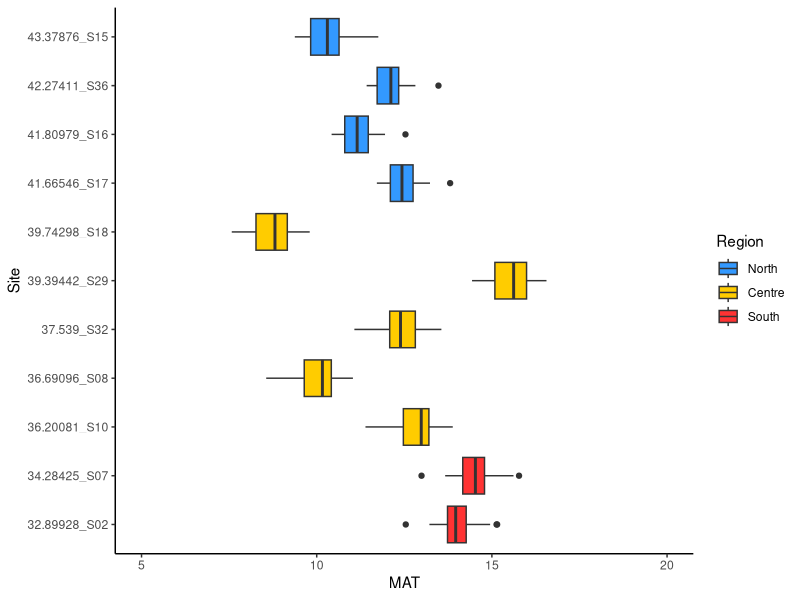
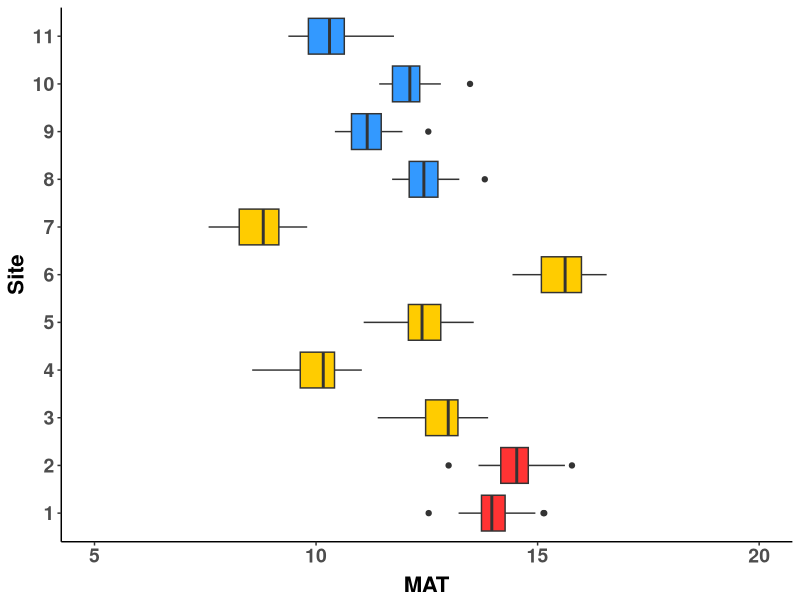
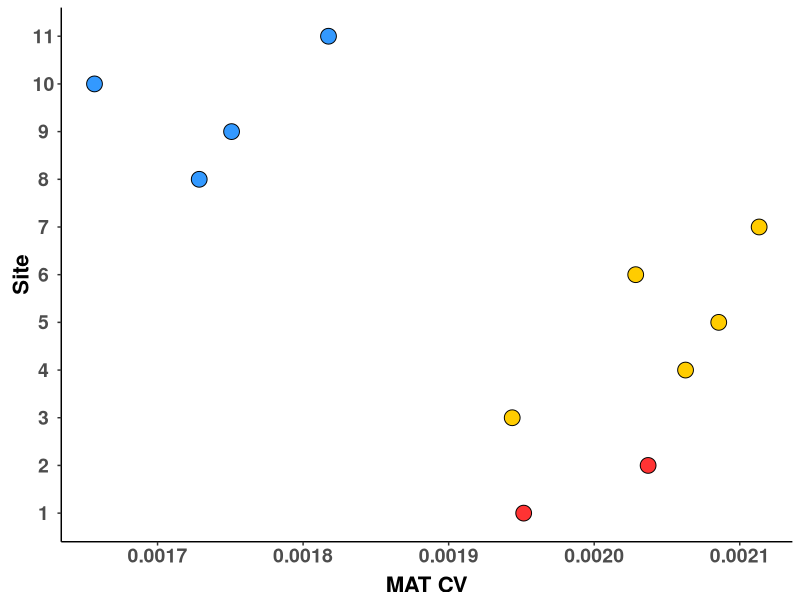
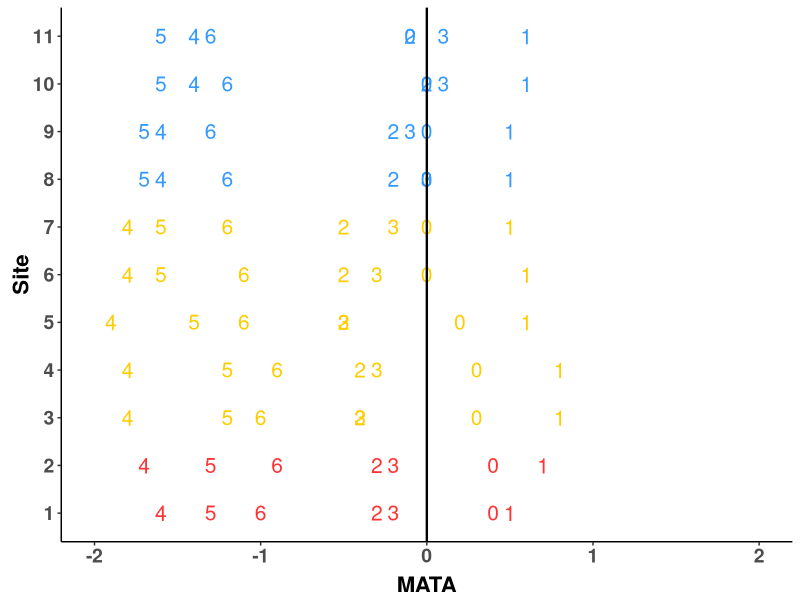
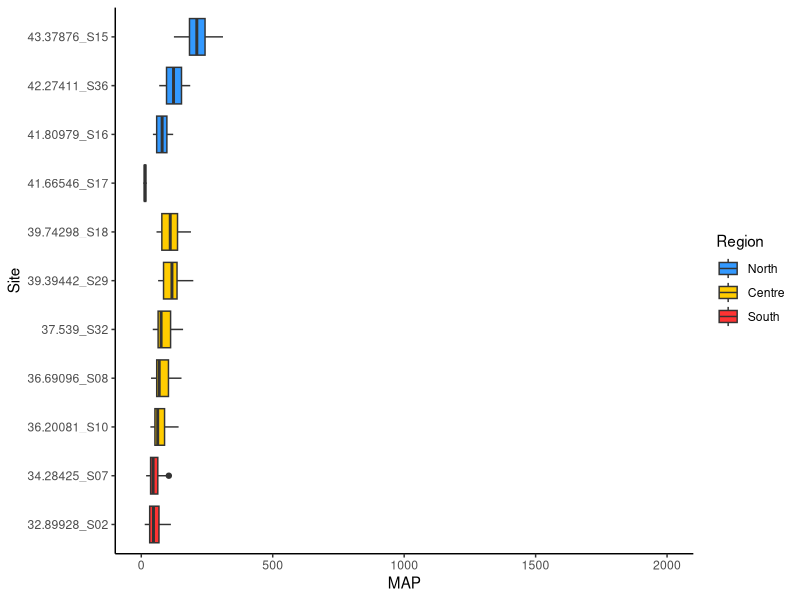
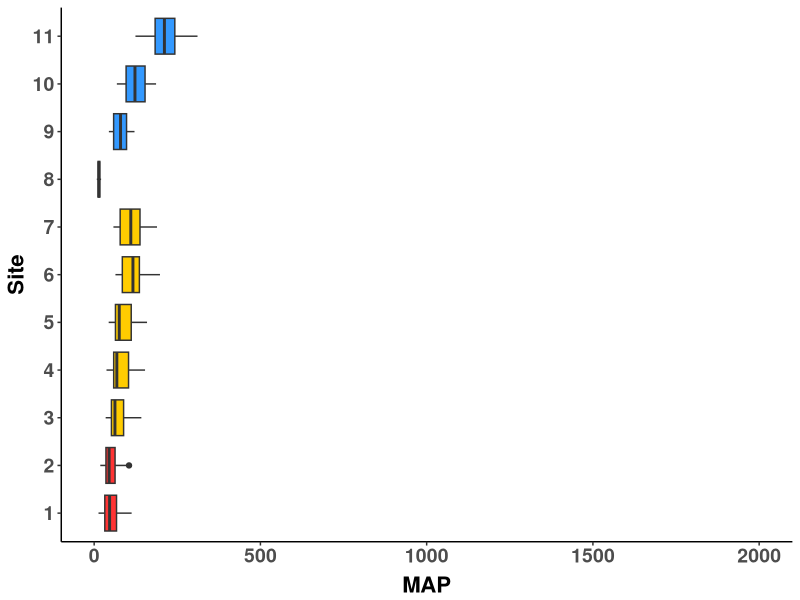
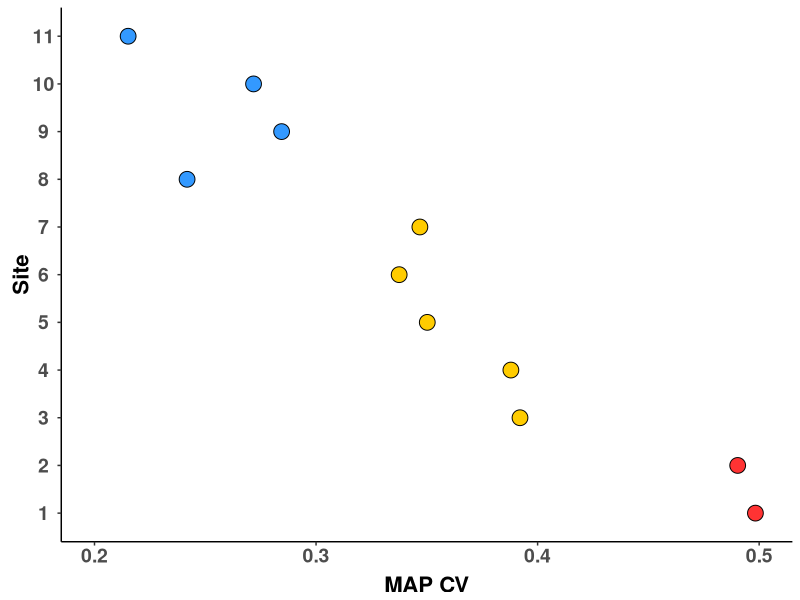
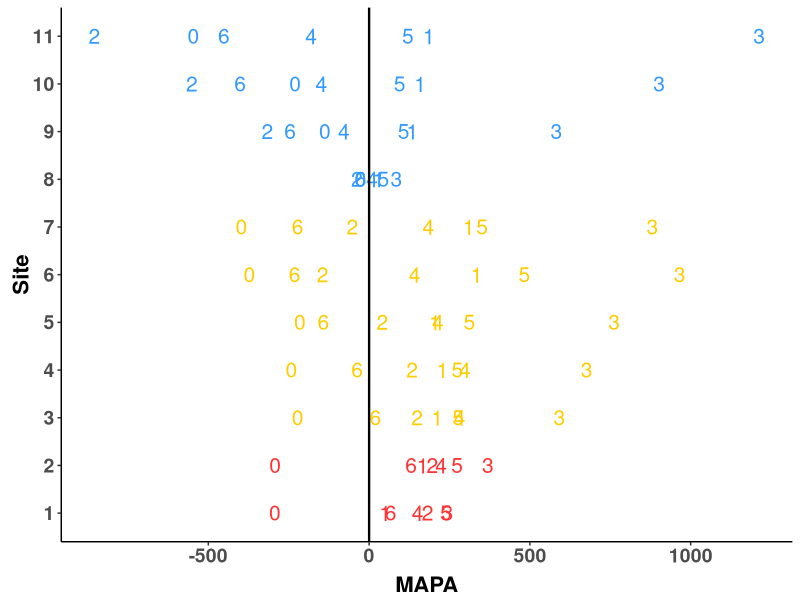

Write the R code that produced these figures, in order.
#################
# Generate MAT and MAP Fig S1, Paper 1
#################

library(tidyverse)
library(cowplot)


##### MAT ####


### Fig S1A, make MAT plot for 1979 to 2009 ###

m_year<-read.csv('Data/m_year.csv', header=T) #Imports 30 years of Mimulus climate data
colnames(m_year)[2]<-"Site"
m_year<-m_year %>% filter(Site!="S11")
m_year<-m_year %>% mutate(Region = ifelse(Latitude >= 40, "North", 
                                          ifelse((Latitude >35) & (Latitude <40), "Centre","South"))) %>%
  mutate(Site.Lat=paste(Latitude,Site,sep="_")) #Set up Site.Lat
m_year$Region<-as.factor(m_year$Region) #Make Region appear in logical order
m_year$Region<-factor(m_year$Region,levels=c("North","Centre","South"))
Site.lable<-c("32.89928_S02"="1","34.28425_S07"="2","36.20081_S10"="3","36.69096_S08"="4", 
              "37.539_S32"="5","39.39442_S29"="6","39.74298_S18"="7", "41.66546_S17"="8", 
              "41.80979_S16"="9","42.27411_S36"="10","43.37876_S15"="11")

#Make Graph
MAT_Lat<-ggplot(m_year, aes(x=Site.Lat, y=MAT,fill=Region))+ 
  geom_boxplot()+
  scale_y_continuous(name="MAT",limits=c(5,20))+
  xlab("Site")+
  coord_flip()+
  scale_fill_manual(values= c("North"="#3399FF", "Centre"="#FFCC00", "South"="#FF3333")) +
  theme_classic()
MAT_Lat
MAT_Lat<-MAT_Lat + theme(legend.position = "none",
                         axis.title.x=element_text(size=16,vjust = 0, face="bold",hjust=0.5),
                         #axis.ticks.x = element_blank(),
                         axis.text.x = element_text(size=14, face="bold", angle=0,hjust=0.5),
                         axis.text.y = element_text(size=14,face="bold"),
                         axis.title.y = element_text(size=16,vjust = 1, face="bold"))+
  scale_x_discrete(labels=Site.lable)
MAT_Lat
#ggsave("Fig S1A.pdf", width = 4, height = 7, units = "in")





### Fig S1B, make MAT CV plot for 1979 to 2009 ###

CV_climate<-read.csv('Data/climate.csv', header=T) #Imports 30 years of Mimulus climate data
colnames(CV_climate)[2]<-"Site" ; CV_climate<-CV_climate %>% filter(Site!="S11") #Clean up data set
CV_climate<-CV_climate %>% select(Site,ID2,Latitude,Longitude)
m_year<-m_year %>% mutate(MAT_K=MAT+273.15)
for (i in 1:11){ # calculate CV
  site.select<-m_year %>% filter(Site==CV_climate$Site[i])
  CV_climate[i,5]<-sd(site.select$MAT_K)/mean(site.select$MAT_K)
}
colnames(CV_climate)[5]<-"MAT.CV"
#Add in Region and Site.Lat
CV_climate<-CV_climate %>% mutate(Region = ifelse(Latitude >= 40, "North", 
                                                  ifelse((Latitude >35) & (Latitude <40), "Centre","South"))) %>%
  mutate(Site.Lat=paste(Latitude,Site,sep="_")) #Set up Site.Lat
CV_climate$Region<-as.factor(CV_climate$Region) #Make Region appear in logical order
CV_climate$Region<-factor(CV_climate$Region,levels=c("North","Centre","South"))
Site.lable<-c("32.89928_S02"="1","34.28425_S07"="2","36.20081_S10"="3","36.69096_S08"="4", 
              "37.539_S32"="5","39.39442_S29"="6","39.74298_S18"="7", "41.66546_S17"="8", 
              "41.80979_S16"="9","42.27411_S36"="10","43.37876_S15"="11")




#Dot graph
MAT_CV_Lat<-ggplot(CV_climate, aes(x=Site.Lat, y=MAT.CV))+ 
  geom_point(aes(fill=Region),size=5, shape=21,color="black")+
  scale_y_continuous(name="MAT CV")+
  xlab("Site")+
  coord_flip()+
  scale_fill_manual(values= c("North"="#3399FF", "Centre"="#FFCC00", "South"="#FF3333")) +
  theme_classic()
MAT_CV_Lat<-MAT_CV_Lat + theme(legend.position = "none",
                       axis.title.x=element_text(size=16,vjust = 0, face="bold",hjust=0.5),
                       #axis.ticks.x = element_blank(),
                       axis.text.x = element_text(size=14, face="bold", angle=0,hjust=0.5),
                       axis.text.y = element_text(size=14,face="bold",hjust=0.5),
                       axis.title.y = element_text(size=16,vjust = 0, face="bold",hjust=0.5))+
  scale_x_discrete(labels=Site.lable)
MAT_CV_Lat
#ggsave("Fig 1B.pdf", width = 4, height = 7, units = "in")


### Fig S1C, make MATA plot per site.lat 2010 - 2016 ###

wna.all<-read.csv('Data/wna_all.csv', header=T) #Imports CMDA for all site/year cominbations
wna.all<-wna.all %>% filter(Site!="S11")
wna.all<-wna.all %>% mutate(Region = ifelse(Latitude >= 40, "North", 
                                            ifelse((Latitude >35) & (Latitude <40), "Centre","South"))) %>%
  mutate(Site.Lat=paste(Latitude,Site,sep="_")) #Set up Site.Lat
wna.all$Region<-as.factor(wna.all$Region) #Make Region appear in logical order
wna.all$Region<-factor(wna.all$Region,levels=c("North","Centre","South"))
Site.lable<-c("32.89928_S02"="1","34.28425_S07"="2","36.20081_S10"="3","36.69096_S08"="4", 
              "37.539_S32"="5","39.39442_S29"="6","39.74298_S18"="7", "41.66546_S17"="8", 
              "41.80979_S16"="9","42.27411_S36"="10","43.37876_S15"="11")


#Dot graph with year plotted
MATA_Lat<-ggplot(wna.all, aes(x=Site.Lat, y=MAT.anom, shape=factor(Year), col=factor(Region)))+ 
  geom_point(aes(fill=Region), size =5)+
  scale_shape_manual(values =c(48:54))+
  scale_y_continuous(name="MATA",limits=c(-2,2))+
  xlab("Site")+
  geom_hline(yintercept = 0, color="black", size=0.8)+
  coord_flip()+
  scale_color_manual(values= c("North"="#3399FF", "Centre"="#FFCC00", "South"="#FF3333")) +
  theme_classic()
MATA_Lat<-MATA_Lat + theme(legend.position = "none",
                           axis.title.x=element_text(size=16,vjust = 0, face="bold",hjust=0.5),
                           #axis.ticks.x = element_blank(),
                           axis.text.x = element_text(size=14, face="bold", angle=0,hjust=0.5),
                           axis.text.y = element_text(size=14,face="bold"),
                           axis.title.y = element_text(size=16,vjust = 0, face="bold",hjust=0.5))+
  scale_x_discrete(labels=Site.lable)
MATA_Lat
#ggsave("Fig 1SC_point.pdf", width = 4, height = 7, units = "in")






#### MAP ####


### Fig S1D, make MAP plot for 1979 to 2009 ###

m_year<-read.csv('Data/m_year.csv', header=T) #Imports 30 years of Mimulus climate data
colnames(m_year)[2]<-"Site"
m_year<-m_year %>% filter(Site!="S11")
m_year<-m_year %>% mutate(Region = ifelse(Latitude >= 40, "North", 
                                          ifelse((Latitude >35) & (Latitude <40), "Centre","South"))) %>%
  mutate(Site.Lat=paste(Latitude,Site,sep="_")) #Set up Site.Lat
m_year$Region<-as.factor(m_year$Region) #Make Region appear in logical order
m_year$Region<-factor(m_year$Region,levels=c("North","Centre","South"))
Site.lable<-c("32.89928_S02"="1","34.28425_S07"="2","36.20081_S10"="3","36.69096_S08"="4", 
              "37.539_S32"="5","39.39442_S29"="6","39.74298_S18"="7", "41.66546_S17"="8", 
              "41.80979_S16"="9","42.27411_S36"="10","43.37876_S15"="11")

#Make Graph
MAP_Lat<-ggplot(m_year, aes(x=Site.Lat, y=MAP,fill=Region))+ 
  geom_boxplot()+
  scale_y_continuous(name="MAP", limits=c(1,2000))+
#  scale_y_continuous(name="MAP", trans='log10', limits=c(10,3000))+
  xlab("Site")+
  coord_flip()+
  scale_fill_manual(values= c("North"="#3399FF", "Centre"="#FFCC00", "South"="#FF3333")) +
  theme_classic()
MAP_Lat
MAP_Lat<-MAP_Lat + theme(legend.position = "none",
                         axis.title.x=element_text(size=16,vjust = 0, face="bold",hjust=0.5),
                         #axis.ticks.x = element_blank(),
                         axis.text.x = element_text(size=14, face="bold", angle=0,hjust=0.5),
                         axis.text.y = element_text(size=14,face="bold"),
                         axis.title.y = element_text(size=16,vjust = 1, face="bold"))+
  scale_x_discrete(labels=Site.lable)
MAP_Lat
#ggsave("Fig S1D.pdf", width = 4, height = 7, units = "in")





### Fig S1E, make MAP CV plot for 1979 to 2009 ###

CV_climate<-read.csv('Data/climate.csv', header=T) #Imports 30 years of Mimulus climate data
colnames(CV_climate)[2]<-"Site" ; CV_climate<-CV_climate %>% filter(Site!="S11") #Clean up data set
CV_climate<-CV_climate %>% select(Site,ID2,Latitude,Longitude)
for (i in 1:11){ # calculate CV
  site.select<-m_year %>% filter(Site==CV_climate$Site[i])
  CV_climate[i,5]<-sd(site.select$MAP)/mean(site.select$MAP)
}
colnames(CV_climate)[5]<-"MAP.CV"
#Add in Region and Site.Lat
CV_climate<-CV_climate %>% mutate(Region = ifelse(Latitude >= 40, "North", 
                                                  ifelse((Latitude >35) & (Latitude <40), "Centre","South"))) %>%
  mutate(Site.Lat=paste(Latitude,Site,sep="_")) #Set up Site.Lat
CV_climate$Region<-as.factor(CV_climate$Region) #Make Region appear in logical order
CV_climate$Region<-factor(CV_climate$Region,levels=c("North","Centre","South"))
Site.lable<-c("32.89928_S02"="1","34.28425_S07"="2","36.20081_S10"="3","36.69096_S08"="4", 
              "37.539_S32"="5","39.39442_S29"="6","39.74298_S18"="7", "41.66546_S17"="8", 
              "41.80979_S16"="9","42.27411_S36"="10","43.37876_S15"="11")


#Dot graph
MAP_CV_Lat<-ggplot(CV_climate, aes(x=Site.Lat, y=MAP.CV))+ 
  geom_point(aes(fill=Region),size=5, shape=21,color="black")+
  scale_y_continuous(name="MAP CV",limits=c(0.2,0.5))+
  xlab("Site")+
  coord_flip()+
  scale_fill_manual(values= c("North"="#3399FF", "Centre"="#FFCC00", "South"="#FF3333")) +
  theme_classic()
MAP_CV_Lat<-MAP_CV_Lat + theme(legend.position = "none",
                               axis.title.x=element_text(size=16,vjust = 0, face="bold",hjust=0.5),
                               #axis.ticks.x = element_blank(),
                               axis.text.x = element_text(size=14, face="bold", angle=0,hjust=0.5),
                               axis.text.y = element_text(size=14,face="bold",hjust=0.5),
                               axis.title.y = element_text(size=16,vjust = 0, face="bold",hjust=0.5))+
  scale_x_discrete(labels=Site.lable)
MAP_CV_Lat
#ggsave("Fig 1E.pdf", width = 4, height = 7, units = "in")


### Fig S1F, make MAPA plot per site.lat 2010 - 2016 ###

wna.all<-read.csv('Data/wna_all.csv', header=T) #Imports CMDA for all site/year cominbations
wna.all<-wna.all %>% filter(Site!="S11")
wna.all<-wna.all %>% mutate(Region = ifelse(Latitude >= 40, "North", 
                                            ifelse((Latitude >35) & (Latitude <40), "Centre","South"))) %>%
  mutate(Site.Lat=paste(Latitude,Site,sep="_")) #Set up Site.Lat
wna.all$Region<-as.factor(wna.all$Region) #Make Region appear in logical order
wna.all$Region<-factor(wna.all$Region,levels=c("North","Centre","South"))
Site.lable<-c("32.89928_S02"="1","34.28425_S07"="2","36.20081_S10"="3","36.69096_S08"="4", 
              "37.539_S32"="5","39.39442_S29"="6","39.74298_S18"="7", "41.66546_S17"="8", 
              "41.80979_S16"="9","42.27411_S36"="10","43.37876_S15"="11")


#Dot graph
MAPA_Lat<-ggplot(wna.all, aes(x=Site.Lat, y=MAP.anom, shape=factor(Year), col=factor(Region)))+ 
  geom_point(aes(fill=Region),size=5)+
  scale_shape_manual(values =c(48:54))+
  scale_y_continuous(name="MAPA")+
  xlab("Site")+
  geom_hline(yintercept = 0, color="black", size=0.8)+
  coord_flip()+
  scale_color_manual(values= c("North"="#3399FF", "Centre"="#FFCC00", "South"="#FF3333")) +
  theme_classic()
MAPA_Lat<-MAPA_Lat + theme(legend.position = "none",
                           axis.title.x=element_text(size=16,vjust = 0, face="bold",hjust=0.5),
                           #axis.ticks.x = element_blank(),
                           axis.text.x = element_text(size=14, face="bold", angle=0,hjust=0.5),
                           axis.text.y = element_text(size=14,face="bold"),
                           axis.title.y = element_text(size=16,vjust = 0, face="bold",hjust=0.5))+
  scale_x_discrete(labels=Site.lable)
MAPA_Lat
#ggsave("Fig 1SF_point.pdf", width = 4, height = 7, units = "in")




#Cowplot, 8 X 12
plot_grid(MAT_Lat,MAT_CV_Lat,MATA_Lat,MAP_Lat,MAP_CV_Lat,MAPA_Lat, ncol = 3,
          labels = c('A', 'B', 'C', 'D', 'E', 'F'), label_size = 16)



